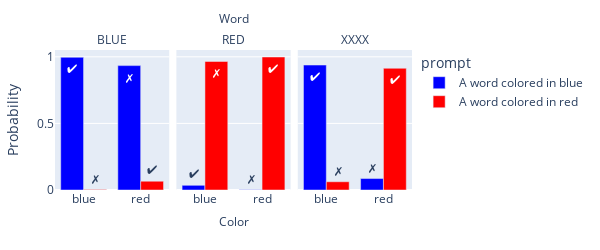
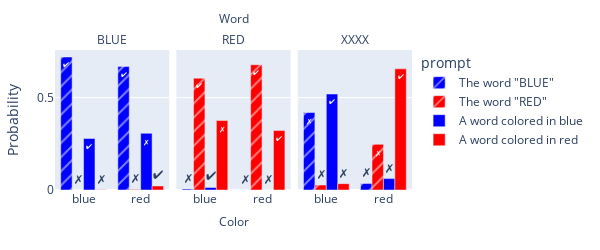
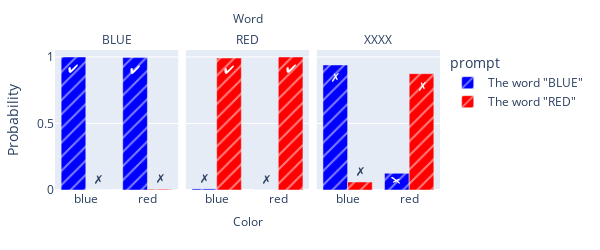

Here is the notebook cell these charts were saved with, in order:
### Code cell
prompts = df["prompt"].unique()
df['correct_str'] = df['correct'].map({True: "✔", False: "✗"})
df['prompt_str'] = '‘' + df['prompt'] + "’"
x_range = None
for experiment, experiment_df in df.groupby("experiment"):
    fig = px.bar(
        experiment_df,
        x="color",
        y="probability",
        color="prompt",
        text="correct_str",
        facet_col="word",
        color_discrete_map={"A word colored in blue": "blue", 
                            "A word colored in red": "red",
                            'The word "BLUE"': "blue",
                            'The word "RED"': "red"},
        pattern_shape="prompt",
        pattern_shape_map={"A word colored in blue": "", 
                            "A word colored in red": "",
                            'The word "BLUE"': "/",
                            'The word "RED"': "/"},
        hover_data=df.columns.tolist(),
        labels={"probability": "Probability", 
                "experiment": "Experiment", 
                'prompt_str': 'Prompt'},
        barmode="group",
        category_orders={"prompt": prompts, "color": ['blue','red'], "word": ["BLUE","RED","XXXX"]},
        width=600,
        height=250
        #range_x=[0, 1],
    )
    # remove Word= from the facet col 
    fig.for_each_annotation(lambda a: a.update(text=a.text.split("=")[-1]))
    fig.update_xaxes(title='')
    # add super x-label without arrow
    fig.add_annotation(x=0.5, y=-0.3, 
                       text="Color", 
                       xref='paper', yref='paper',
                       showarrow=False
                       )
    fig.add_annotation(x=0.5, y=+1.3, 
                text="Word", 
                xref='paper', yref='paper',
                showarrow=False
                )

    fig.update_yaxes(tickvals=[0, 0.5, 1], ticktext=["0", "0.5", "1"])
    fig.update_layout(margin=dict(l=50, r=50, t=50, b=60))


    # get current x-axis range

    fig.show()
    fig.write_image(f'../results/figures/{experiment}.png', scale=3)

### Figure 1 — Plotly figure (JSON) as saved in the notebook; plotly's stock layout.template omitted (floating-point values rounded to 4 significant figures)
{"data": [{"alignmentgroup": "True", "customdata": [["BLUE", "color_only", "A word colored in blue", "incongruent", false, null, "blue", "Color", "✗", "‘A word colored in blue’"], ["BLUE", "color_only", "A word colored in blue", "congruent", true, null, "blue", "Color", "✔", "‘A word colored in blue’"]], "hovertemplate": "prompt=%{customdata[2]}<br>word=%{customdata[0]}<br>color=%{x}<br>Probability=%{y}<br>correct_str=%{customdata[8]}<br>Experiment=%{customdata[1]}<br>condition=%{customdata[3]}<br>correct=%{customdata[4]}<br>prompt_word=%{customdata[5]}<br>prompt_color=%{customdata[6]}<br>experiment_str=%{customdata[7]}<br>Prompt=%{customdata[9]}<extra></extra>", "legendgroup": "A word colored in blue", "marker": {"color": "blue", "pattern": {"shape": ""}}, "name": "A word colored in blue", "offsetgroup": "A word colored in blue", "orientation": "v", "showlegend": true, "text": ["✗", "✔"], "textposition": "auto", "type": "bar", "x": ["red", "blue"], "xaxis": "x", "y": [0.934, 0.9964], "yaxis": "y"}, {"alignmentgroup": "True", "customdata": [["RED", "color_only", "A word colored in blue", "congruent", false, null, "blue", "Color", "✗", "‘A word colored in blue’"], ["RED", "color_only", "A word colored in blue", "incongruent", true, null, "blue", "Color", "✔", "‘A word colored in blue’"]], "hovertemplate": "prompt=%{customdata[2]}<br>word=%{customdata[0]}<br>color=%{x}<br>Probability=%{y}<br>correct_str=%{customdata[8]}<br>Experiment=%{customdata[1]}<br>condition=%{customdata[3]}<br>correct=%{customdata[4]}<br>prompt_word=%{customdata[5]}<br>prompt_color=%{customdata[6]}<br>experiment_str=%{customdata[7]}<br>Prompt=%{customdata[9]}<extra></extra>", "legendgroup": "A word colored in blue", "marker": {"color": "blue", "pattern": {"shape": ""}}, "name": "A word colored in blue", "offsetgroup": "A word colored in blue", "orientation": "v", "showlegend": false, "text": ["✗", "✔"], "textposition": "auto", "type": "bar", "x": ["red", "blue"], "xaxis": "x2", "y": [0.001374, 0.03477], "yaxis": "y2"}, {"alignmentgroup": "True", "customdata": [["XXXX", "color_only", "A word colored in blue", "neutral", false, null, "blue", "Color", "✗", "‘A word colored in blue’"], ["XXXX", "color_only", "A word colored in blue", "neutral", true, null, "blue", "Color", "✔", "‘A word colored in blue’"]], "hovertemplate": "prompt=%{customdata[2]}<br>word=%{customdata[0]}<br>color=%{x}<br>Probability=%{y}<br>correct_str=%{customdata[8]}<br>Experiment=%{customdata[1]}<br>condition=%{customdata[3]}<br>correct=%{customdata[4]}<br>prompt_word=%{customdata[5]}<br>prompt_color=%{customdata[6]}<br>experiment_str=%{customdata[7]}<br>Prompt=%{customdata[9]}<extra></extra>", "legendgroup": "A word colored in blue", "marker": {"color": "blue", "pattern": {"shape": ""}}, "name": "A word colored in blue", "offsetgroup": "A word colored in blue", "orientation": "v", "showlegend": false, "text": ["✗", "✔"], "textposition": "auto", "type": "bar", "x": ["red", "blue"], "xaxis": "x3", "y": [0.08598, 0.9381], "yaxis": "y3"}, {"alignmentgroup": "True", "customdata": [["BLUE", "color_only", "A word colored in red", "incongruent", true, null, "red", "Color", "✔", "‘A word colored in red’"], ["BLUE", "color_only", "A word colored in red", "congruent", false, null, "red", "Color", "✗", "‘A word colored in red’"]], "hovertemplate": "prompt=%{customdata[2]}<br>word=%{customdata[0]}<br>color=%{x}<br>Probability=%{y}<br>correct_str=%{customdata[8]}<br>Experiment=%{customdata[1]}<br>condition=%{customdata[3]}<br>correct=%{customdata[4]}<br>prompt_word=%{customdata[5]}<br>prompt_color=%{customdata[6]}<br>experiment_str=%{customdata[7]}<br>Prompt=%{customdata[9]}<extra></extra>", "legendgroup": "A word colored in red", "marker": {"color": "red", "pattern": {"shape": ""}}, "name": "A word colored in red", "offsetgroup": "A word colored in red", "orientation": "v", "showlegend": true, "text": ["✔", "✗"], "textposition": "auto", "type": "bar", "x": ["red", "blue"], "xaxis": "x", "y": [0.06605, 0.003585], "yaxis": "y"}, {"alignmentgroup": "True", "customdata": [["RED", "color_only", "A word colored in red", "congruent", true, null, "red", "Color", "✔", "‘A word colored in red’"], ["RED", "color_only", "A word colored in red", "incongruent", false, null, "red", "Color", "✗", "‘A word colored in red’"]], "hovertemplate": "prompt=%{customdata[2]}<br>word=%{customdata[0]}<br>color=%{x}<br>Probability=%{y}<br>correct_str=%{customdata[8]}<br>Experiment=%{customdata[1]}<br>condition=%{customdata[3]}<br>correct=%{customdata[4]}<br>prompt_word=%{customdata[5]}<br>prompt_color=%{customdata[6]}<br>experiment_str=%{customdata[7]}<br>Prompt=%{customdata[9]}<extra></extra>", "legendgroup": "A word colored in red", "marker": {"color": "red", "pattern": {"shape": ""}}, "name": "A word colored in red", "offsetgroup": "A word colored in red", "orientation": "v", "showlegend": false, "text": ["✔", "✗"], "textposition": "auto", "type": "bar", "x": ["red", "blue"], "xaxis": "x2", "y": [0.9986, 0.9652], "yaxis": "y2"}, {"alignmentgroup": "True", "customdata": [["XXXX", "color_only", "A word colored in red", "neutral", true, null, "red", "Color", "✔", "‘A word colored in red’"], ["XXXX", "color_only", "A word colored in red", "neutral", false, null, "red", "Color", "✗", "‘A word colored in red’"]], "hovertemplate": "prompt=%{customdata[2]}<br>word=%{customdata[0]}<br>color=%{x}<br>Probability=%{y}<br>correct_str=%{customdata[8]}<br>Experiment=%{customdata[1]}<br>condition=%{customdata[3]}<br>correct=%{customdata[4]}<br>prompt_word=%{customdata[5]}<br>prompt_color=%{customdata[6]}<br>experiment_str=%{customdata[7]}<br>Prompt=%{customdata[9]}<extra></extra>", "legendgroup": "A word colored in red", "marker": {"color": "red", "pattern": {"shape": ""}}, "name": "A word colored in red", "offsetgroup": "A word colored in red", "orientation": "v", "showlegend": false, "text": ["✔", "✗"], "textposition": "auto", "type": "bar", "x": ["red", "blue"], "xaxis": "x3", "y": [0.914, 0.0619], "yaxis": "y3"}], "layout": {"annotations": [{"showarrow": false, "text": "BLUE", "x": 0.16, "xanchor": "center", "xref": "paper", "y": 1, "yanchor": "bottom", "yref": "paper"}, {"showarrow": false, "text": "RED", "x": 0.5, "xanchor": "center", "xref": "paper", "y": 1, "yanchor": "bottom", "yref": "paper"}, {"showarrow": false, "text": "XXXX", "x": 0.84, "xanchor": "center", "xref": "paper", "y": 1, "yanchor": "bottom", "yref": "paper"}, {"showarrow": false, "text": "Color", "x": 0.5, "xref": "paper", "y": -0.3, "yref": "paper"}, {"showarrow": false, "text": "Word", "x": 0.5, "xref": "paper", "y": 1.3, "yref": "paper"}], "barmode": "group", "height": 250, "legend": {"title": {"text": "prompt"}, "tracegroupgap": 0}, "margin": {"b": 60, "l": 50, "r": 50, "t": 50}, "width": 600, "xaxis": {"anchor": "y", "categoryarray": ["blue", "red"], "categoryorder": "array", "domain": [0, 0.32], "title": {"text": ""}}, "xaxis2": {"anchor": "y2", "categoryarray": ["blue", "red"], "categoryorder": "array", "domain": [0.34, 0.66], "matches": "x", "title": {"text": ""}}, "xaxis3": {"anchor": "y3", "categoryarray": ["blue", "red"], "categoryorder": "array", "domain": [0.68, 1.0], "matches": "x", "title": {"text": ""}}, "yaxis": {"anchor": "x", "domain": [0, 1], "ticktext": ["0", "0.5", "1"], "tickvals": [0, 0.5, 1], "title": {"text": "Probability"}}, "yaxis2": {"anchor": "x2", "domain": [0, 1], "matches": "y", "showticklabels": false, "ticktext": ["0", "0.5", "1"], "tickvals": [0, 0.5, 1]}, "yaxis3": {"anchor": "x3", "domain": [0, 1], "matches": "y", "showticklabels": false, "ticktext": ["0", "0.5", "1"], "tickvals": [0, 0.5, 1]}}}

### Figure 2 — Plotly figure (JSON) as saved in the notebook; plotly's stock layout.template omitted (floating-point values rounded to 4 significant figures)
{"data": [{"alignmentgroup": "True", "customdata": [["BLUE", "combined", "The word \"BLUE\"", "incongruent", true, "BLUE", null, "Combined", "✔", "‘The word \"BLUE\"’"], ["BLUE", "combined", "The word \"BLUE\"", "congruent", true, "BLUE", null, "Combined", "✔", "‘The word \"BLUE\"’"]], "hovertemplate": "prompt=%{customdata[2]}<br>word=%{customdata[0]}<br>color=%{x}<br>Probability=%{y}<br>correct_str=%{customdata[8]}<br>Experiment=%{customdata[1]}<br>condition=%{customdata[3]}<br>correct=%{customdata[4]}<br>prompt_word=%{customdata[5]}<br>prompt_color=%{customdata[6]}<br>experiment_str=%{customdata[7]}<br>Prompt=%{customdata[9]}<extra></extra>", "legendgroup": "The word \"BLUE\"", "marker": {"color": "blue", "pattern": {"shape": "/"}}, "name": "The word \"BLUE\"", "offsetgroup": "The word \"BLUE\"", "orientation": "v", "showlegend": true, "text": ["✔", "✔"], "textposition": "auto", "type": "bar", "x": ["red", "blue"], "xaxis": "x", "y": [0.668, 0.7198], "yaxis": "y"}, {"alignmentgroup": "True", "customdata": [["RED", "combined", "The word \"BLUE\"", "congruent", false, "BLUE", null, "Combined", "✗", "‘The word \"BLUE\"’"], ["RED", "combined", "The word \"BLUE\"", "incongruent", false, "BLUE", null, "Combined", "✗", "‘The word \"BLUE\"’"]], "hovertemplate": "prompt=%{customdata[2]}<br>word=%{customdata[0]}<br>color=%{x}<br>Probability=%{y}<br>correct_str=%{customdata[8]}<br>Experiment=%{customdata[1]}<br>condition=%{customdata[3]}<br>correct=%{customdata[4]}<br>prompt_word=%{customdata[5]}<br>prompt_color=%{customdata[6]}<br>experiment_str=%{customdata[7]}<br>Prompt=%{customdata[9]}<extra></extra>", "legendgroup": "The word \"BLUE\"", "marker": {"color": "blue", "pattern": {"shape": "/"}}, "name": "The word \"BLUE\"", "offsetgroup": "The word \"BLUE\"", "orientation": "v", "showlegend": false, "text": ["✗", "✗"], "textposition": "auto", "type": "bar", "x": ["red", "blue"], "xaxis": "x2", "y": [0.0002226, 0.004983], "yaxis": "y2"}, {"alignmentgroup": "True", "customdata": [["XXXX", "combined", "The word \"BLUE\"", "neutral", false, "BLUE", null, "Combined", "✗", "‘The word \"BLUE\"’"], ["XXXX", "combined", "The word \"BLUE\"", "neutral", false, "BLUE", null, "Combined", "✗", "‘The word \"BLUE\"’"]], "hovertemplate": "prompt=%{customdata[2]}<br>word=%{customdata[0]}<br>color=%{x}<br>Probability=%{y}<br>correct_str=%{customdata[8]}<br>Experiment=%{customdata[1]}<br>condition=%{customdata[3]}<br>correct=%{customdata[4]}<br>prompt_word=%{customdata[5]}<br>prompt_color=%{customdata[6]}<br>experiment_str=%{customdata[7]}<br>Prompt=%{customdata[9]}<extra></extra>", "legendgroup": "The word \"BLUE\"", "marker": {"color": "blue", "pattern": {"shape": "/"}}, "name": "The word \"BLUE\"", "offsetgroup": "The word \"BLUE\"", "orientation": "v", "showlegend": false, "text": ["✗", "✗"], "textposition": "auto", "type": "bar", "x": ["red", "blue"], "xaxis": "x3", "y": [0.03546, 0.4194], "yaxis": "y3"}, {"alignmentgroup": "True", "customdata": [["BLUE", "combined", "The word \"RED\"", "incongruent", false, "RED", null, "Combined", "✗", "‘The word \"RED\"’"], ["BLUE", "combined", "The word \"RED\"", "congruent", false, "RED", null, "Combined", "✗", "‘The word \"RED\"’"]], "hovertemplate": "prompt=%{customdata[2]}<br>word=%{customdata[0]}<br>color=%{x}<br>Probability=%{y}<br>correct_str=%{customdata[8]}<br>Experiment=%{customdata[1]}<br>condition=%{customdata[3]}<br>correct=%{customdata[4]}<br>prompt_word=%{customdata[5]}<br>prompt_color=%{customdata[6]}<br>experiment_str=%{customdata[7]}<br>Prompt=%{customdata[9]}<extra></extra>", "legendgroup": "The word \"RED\"", "marker": {"color": "red", "pattern": {"shape": "/"}}, "name": "The word \"RED\"", "offsetgroup": "The word \"RED\"", "orientation": "v", "showlegend": true, "text": ["✗", "✗"], "textposition": "auto", "type": "bar", "x": ["red", "blue"], "xaxis": "x", "y": [0.003312, 0.000314], "yaxis": "y"}, {"alignmentgroup": "True", "customdata": [["RED", "combined", "The word \"RED\"", "congruent", true, "RED", null, "Combined", "✔", "‘The word \"RED\"’"], ["RED", "combined", "The word \"RED\"", "incongruent", true, "RED", null, "Combined", "✔", "‘The word \"RED\"’"]], "hovertemplate": "prompt=%{customdata[2]}<br>word=%{customdata[0]}<br>color=%{x}<br>Probability=%{y}<br>correct_str=%{customdata[8]}<br>Experiment=%{customdata[1]}<br>condition=%{customdata[3]}<br>correct=%{customdata[4]}<br>prompt_word=%{customdata[5]}<br>prompt_color=%{customdata[6]}<br>experiment_str=%{customdata[7]}<br>Prompt=%{customdata[9]}<extra></extra>", "legendgroup": "The word \"RED\"", "marker": {"color": "red", "pattern": {"shape": "/"}}, "name": "The word \"RED\"", "offsetgroup": "The word \"RED\"", "orientation": "v", "showlegend": false, "text": ["✔", "✔"], "textposition": "auto", "type": "bar", "x": ["red", "blue"], "xaxis": "x2", "y": [0.6777, 0.605], "yaxis": "y2"}, {"alignmentgroup": "True", "customdata": [["XXXX", "combined", "The word \"RED\"", "neutral", false, "RED", null, "Combined", "✗", "‘The word \"RED\"’"], ["XXXX", "combined", "The word \"RED\"", "neutral", false, "RED", null, "Combined", "✗", "‘The word \"RED\"’"]], "hovertemplate": "prompt=%{customdata[2]}<br>word=%{customdata[0]}<br>color=%{x}<br>Probability=%{y}<br>correct_str=%{customdata[8]}<br>Experiment=%{customdata[1]}<br>condition=%{customdata[3]}<br>correct=%{customdata[4]}<br>prompt_word=%{customdata[5]}<br>prompt_color=%{customdata[6]}<br>experiment_str=%{customdata[7]}<br>Prompt=%{customdata[9]}<extra></extra>", "legendgroup": "The word \"RED\"", "marker": {"color": "red", "pattern": {"shape": "/"}}, "name": "The word \"RED\"", "offsetgroup": "The word \"RED\"", "orientation": "v", "showlegend": false, "text": ["✗", "✗"], "textposition": "auto", "type": "bar", "x": ["red", "blue"], "xaxis": "x3", "y": [0.2469, 0.02691], "yaxis": "y3"}, {"alignmentgroup": "True", "customdata": [["BLUE", "combined", "A word colored in blue", "incongruent", false, null, "blue", "Combined", "✗", "‘A word colored in blue’"], ["BLUE", "combined", "A word colored in blue", "congruent", true, null, "blue", "Combined", "✔", "‘A word colored in blue’"]], "hovertemplate": "prompt=%{customdata[2]}<br>word=%{customdata[0]}<br>color=%{x}<br>Probability=%{y}<br>correct_str=%{customdata[8]}<br>Experiment=%{customdata[1]}<br>condition=%{customdata[3]}<br>correct=%{customdata[4]}<br>prompt_word=%{customdata[5]}<br>prompt_color=%{customdata[6]}<br>experiment_str=%{customdata[7]}<br>Prompt=%{customdata[9]}<extra></extra>", "legendgroup": "A word colored in blue", "marker": {"color": "blue", "pattern": {"shape": ""}}, "name": "A word colored in blue", "offsetgroup": "A word colored in blue", "orientation": "v", "showlegend": true, "text": ["✗", "✔"], "textposition": "auto", "type": "bar", "x": ["red", "blue"], "xaxis": "x", "y": [0.307, 0.2789], "yaxis": "y"}, {"alignmentgroup": "True", "customdata": [["RED", "combined", "A word colored in blue", "congruent", false, null, "blue", "Combined", "✗", "‘A word colored in blue’"], ["RED", "combined", "A word colored in blue", "incongruent", true, null, "blue", "Combined", "✔", "‘A word colored in blue’"]], "hovertemplate": "prompt=%{customdata[2]}<br>word=%{customdata[0]}<br>color=%{x}<br>Probability=%{y}<br>correct_str=%{customdata[8]}<br>Experiment=%{customdata[1]}<br>condition=%{customdata[3]}<br>correct=%{customdata[4]}<br>prompt_word=%{customdata[5]}<br>prompt_color=%{customdata[6]}<br>experiment_str=%{customdata[7]}<br>Prompt=%{customdata[9]}<extra></extra>", "legendgroup": "A word colored in blue", "marker": {"color": "blue", "pattern": {"shape": ""}}, "name": "A word colored in blue", "offsetgroup": "A word colored in blue", "orientation": "v", "showlegend": false, "text": ["✗", "✔"], "textposition": "auto", "type": "bar", "x": ["red", "blue"], "xaxis": "x2", "y": [0.0004425, 0.01356], "yaxis": "y2"}, {"alignmentgroup": "True", "customdata": [["XXXX", "combined", "A word colored in blue", "neutral", false, null, "blue", "Combined", "✗", "‘A word colored in blue’"], ["XXXX", "combined", "A word colored in blue", "neutral", true, null, "blue", "Combined", "✔", "‘A word colored in blue’"]], "hovertemplate": "prompt=%{customdata[2]}<br>word=%{customdata[0]}<br>color=%{x}<br>Probability=%{y}<br>correct_str=%{customdata[8]}<br>Experiment=%{customdata[1]}<br>condition=%{customdata[3]}<br>correct=%{customdata[4]}<br>prompt_word=%{customdata[5]}<br>prompt_color=%{customdata[6]}<br>experiment_str=%{customdata[7]}<br>Prompt=%{customdata[9]}<extra></extra>", "legendgroup": "A word colored in blue", "marker": {"color": "blue", "pattern": {"shape": ""}}, "name": "A word colored in blue", "offsetgroup": "A word colored in blue", "orientation": "v", "showlegend": false, "text": ["✗", "✔"], "textposition": "auto", "type": "bar", "x": ["red", "blue"], "xaxis": "x3", "y": [0.0617, 0.5194], "yaxis": "y3"}, {"alignmentgroup": "True", "customdata": [["BLUE", "combined", "A word colored in red", "incongruent", true, null, "red", "Combined", "✔", "‘A word colored in red’"], ["BLUE", "combined", "A word colored in red", "congruent", false, null, "red", "Combined", "✗", "‘A word colored in red’"]], "hovertemplate": "prompt=%{customdata[2]}<br>word=%{customdata[0]}<br>color=%{x}<br>Probability=%{y}<br>correct_str=%{customdata[8]}<br>Experiment=%{customdata[1]}<br>condition=%{customdata[3]}<br>correct=%{customdata[4]}<br>prompt_word=%{customdata[5]}<br>prompt_color=%{customdata[6]}<br>experiment_str=%{customdata[7]}<br>Prompt=%{customdata[9]}<extra></extra>", "legendgroup": "A word colored in red", "marker": {"color": "red", "pattern": {"shape": ""}}, "name": "A word colored in red", "offsetgroup": "A word colored in red", "orientation": "v", "showlegend": true, "text": ["✔", "✗"], "textposition": "auto", "type": "bar", "x": ["red", "blue"], "xaxis": "x", "y": [0.02171, 0.001004], "yaxis": "y"}, {"alignmentgroup": "True", "customdata": [["RED", "combined", "A word colored in red", "congruent", true, null, "red", "Combined", "✔", "‘A word colored in red’"], ["RED", "combined", "A word colored in red", "incongruent", false, null, "red", "Combined", "✗", "‘A word colored in red’"]], "hovertemplate": "prompt=%{customdata[2]}<br>word=%{customdata[0]}<br>color=%{x}<br>Probability=%{y}<br>correct_str=%{customdata[8]}<br>Experiment=%{customdata[1]}<br>condition=%{customdata[3]}<br>correct=%{customdata[4]}<br>prompt_word=%{customdata[5]}<br>prompt_color=%{customdata[6]}<br>experiment_str=%{customdata[7]}<br>Prompt=%{customdata[9]}<extra></extra>", "legendgroup": "A word colored in red", "marker": {"color": "red", "pattern": {"shape": ""}}, "name": "A word colored in red", "offsetgroup": "A word colored in red", "orientation": "v", "showlegend": false, "text": ["✔", "✗"], "textposition": "auto", "type": "bar", "x": ["red", "blue"], "xaxis": "x2", "y": [0.3216, 0.3765], "yaxis": "y2"}, {"alignmentgroup": "True", "customdata": [["XXXX", "combined", "A word colored in red", "neutral", true, null, "red", "Combined", "✔", "‘A word colored in red’"], ["XXXX", "combined", "A word colored in red", "neutral", false, null, "red", "Combined", "✗", "‘A word colored in red’"]], "hovertemplate": "prompt=%{customdata[2]}<br>word=%{customdata[0]}<br>color=%{x}<br>Probability=%{y}<br>correct_str=%{customdata[8]}<br>Experiment=%{customdata[1]}<br>condition=%{customdata[3]}<br>correct=%{customdata[4]}<br>prompt_word=%{customdata[5]}<br>prompt_color=%{customdata[6]}<br>experiment_str=%{customdata[7]}<br>Prompt=%{customdata[9]}<extra></extra>", "legendgroup": "A word colored in red", "marker": {"color": "red", "pattern": {"shape": ""}}, "name": "A word colored in red", "offsetgroup": "A word colored in red", "orientation": "v", "showlegend": false, "text": ["✔", "✗"], "textposition": "auto", "type": "bar", "x": ["red", "blue"], "xaxis": "x3", "y": [0.6559, 0.03428], "yaxis": "y3"}], "layout": {"annotations": [{"showarrow": false, "text": "BLUE", "x": 0.16, "xanchor": "center", "xref": "paper", "y": 1, "yanchor": "bottom", "yref": "paper"}, {"showarrow": false, "text": "RED", "x": 0.5, "xanchor": "center", "xref": "paper", "y": 1, "yanchor": "bottom", "yref": "paper"}, {"showarrow": false, "text": "XXXX", "x": 0.84, "xanchor": "center", "xref": "paper", "y": 1, "yanchor": "bottom", "yref": "paper"}, {"showarrow": false, "text": "Color", "x": 0.5, "xref": "paper", "y": -0.3, "yref": "paper"}, {"showarrow": false, "text": "Word", "x": 0.5, "xref": "paper", "y": 1.3, "yref": "paper"}], "barmode": "group", "height": 250, "legend": {"title": {"text": "prompt"}, "tracegroupgap": 0}, "margin": {"b": 60, "l": 50, "r": 50, "t": 50}, "width": 600, "xaxis": {"anchor": "y", "categoryarray": ["blue", "red"], "categoryorder": "array", "domain": [0, 0.32], "title": {"text": ""}}, "xaxis2": {"anchor": "y2", "categoryarray": ["blue", "red"], "categoryorder": "array", "domain": [0.34, 0.66], "matches": "x", "title": {"text": ""}}, "xaxis3": {"anchor": "y3", "categoryarray": ["blue", "red"], "categoryorder": "array", "domain": [0.68, 1.0], "matches": "x", "title": {"text": ""}}, "yaxis": {"anchor": "x", "domain": [0, 1], "ticktext": ["0", "0.5", "1"], "tickvals": [0, 0.5, 1], "title": {"text": "Probability"}}, "yaxis2": {"anchor": "x2", "domain": [0, 1], "matches": "y", "showticklabels": false, "ticktext": ["0", "0.5", "1"], "tickvals": [0, 0.5, 1]}, "yaxis3": {"anchor": "x3", "domain": [0, 1], "matches": "y", "showticklabels": false, "ticktext": ["0", "0.5", "1"], "tickvals": [0, 0.5, 1]}}}

### Figure 3 — Plotly figure (JSON) as saved in the notebook; plotly's stock layout.template omitted (floating-point values rounded to 4 significant figures)
{"data": [{"alignmentgroup": "True", "customdata": [["BLUE", "meaning_only", "The word \"BLUE\"", "incongruent", true, "BLUE", null, "Word", "✔", "‘The word \"BLUE\"’"], ["BLUE", "meaning_only", "The word \"BLUE\"", "congruent", true, "BLUE", null, "Word", "✔", "‘The word \"BLUE\"’"]], "hovertemplate": "prompt=%{customdata[2]}<br>word=%{customdata[0]}<br>color=%{x}<br>Probability=%{y}<br>correct_str=%{customdata[8]}<br>Experiment=%{customdata[1]}<br>condition=%{customdata[3]}<br>correct=%{customdata[4]}<br>prompt_word=%{customdata[5]}<br>prompt_color=%{customdata[6]}<br>experiment_str=%{customdata[7]}<br>Prompt=%{customdata[9]}<extra></extra>", "legendgroup": "The word \"BLUE\"", "marker": {"color": "blue", "pattern": {"shape": "/"}}, "name": "The word \"BLUE\"", "offsetgroup": "The word \"BLUE\"", "orientation": "v", "showlegend": true, "text": ["✔", "✔"], "textposition": "auto", "type": "bar", "x": ["red", "blue"], "xaxis": "x", "y": [0.9951, 0.9996], "yaxis": "y"}, {"alignmentgroup": "True", "customdata": [["RED", "meaning_only", "The word \"BLUE\"", "congruent", false, "BLUE", null, "Word", "✗", "‘The word \"BLUE\"’"], ["RED", "meaning_only", "The word \"BLUE\"", "incongruent", false, "BLUE", null, "Word", "✗", "‘The word \"BLUE\"’"]], "hovertemplate": "prompt=%{customdata[2]}<br>word=%{customdata[0]}<br>color=%{x}<br>Probability=%{y}<br>correct_str=%{customdata[8]}<br>Experiment=%{customdata[1]}<br>condition=%{customdata[3]}<br>correct=%{customdata[4]}<br>prompt_word=%{customdata[5]}<br>prompt_color=%{customdata[6]}<br>experiment_str=%{customdata[7]}<br>Prompt=%{customdata[9]}<extra></extra>", "legendgroup": "The word \"BLUE\"", "marker": {"color": "blue", "pattern": {"shape": "/"}}, "name": "The word \"BLUE\"", "offsetgroup": "The word \"BLUE\"", "orientation": "v", "showlegend": false, "text": ["✗", "✗"], "textposition": "auto", "type": "bar", "x": ["red", "blue"], "xaxis": "x2", "y": [0.0003284, 0.008169], "yaxis": "y2"}, {"alignmentgroup": "True", "customdata": [["XXXX", "meaning_only", "The word \"BLUE\"", "neutral", false, "BLUE", null, "Word", "✗", "‘The word \"BLUE\"’"], ["XXXX", "meaning_only", "The word \"BLUE\"", "neutral", false, "BLUE", null, "Word", "✗", "‘The word \"BLUE\"’"]], "hovertemplate": "prompt=%{customdata[2]}<br>word=%{customdata[0]}<br>color=%{x}<br>Probability=%{y}<br>correct_str=%{customdata[8]}<br>Experiment=%{customdata[1]}<br>condition=%{customdata[3]}<br>correct=%{customdata[4]}<br>prompt_word=%{customdata[5]}<br>prompt_color=%{customdata[6]}<br>experiment_str=%{customdata[7]}<br>Prompt=%{customdata[9]}<extra></extra>", "legendgroup": "The word \"BLUE\"", "marker": {"color": "blue", "pattern": {"shape": "/"}}, "name": "The word \"BLUE\"", "offsetgroup": "The word \"BLUE\"", "orientation": "v", "showlegend": false, "text": ["✗", "✗"], "textposition": "auto", "type": "bar", "x": ["red", "blue"], "xaxis": "x3", "y": [0.1256, 0.9397], "yaxis": "y3"}, {"alignmentgroup": "True", "customdata": [["BLUE", "meaning_only", "The word \"RED\"", "incongruent", false, "RED", null, "Word", "✗", "‘The word \"RED\"’"], ["BLUE", "meaning_only", "The word \"RED\"", "congruent", false, "RED", null, "Word", "✗", "‘The word \"RED\"’"]], "hovertemplate": "prompt=%{customdata[2]}<br>word=%{customdata[0]}<br>color=%{x}<br>Probability=%{y}<br>correct_str=%{customdata[8]}<br>Experiment=%{customdata[1]}<br>condition=%{customdata[3]}<br>correct=%{customdata[4]}<br>prompt_word=%{customdata[5]}<br>prompt_color=%{customdata[6]}<br>experiment_str=%{customdata[7]}<br>Prompt=%{customdata[9]}<extra></extra>", "legendgroup": "The word \"RED\"", "marker": {"color": "red", "pattern": {"shape": "/"}}, "name": "The word \"RED\"", "offsetgroup": "The word \"RED\"", "orientation": "v", "showlegend": true, "text": ["✗", "✗"], "textposition": "auto", "type": "bar", "x": ["red", "blue"], "xaxis": "x", "y": [0.004934, 0.000436], "yaxis": "y"}, {"alignmentgroup": "True", "customdata": [["RED", "meaning_only", "The word \"RED\"", "congruent", true, "RED", null, "Word", "✔", "‘The word \"RED\"’"], ["RED", "meaning_only", "The word \"RED\"", "incongruent", true, "RED", null, "Word", "✔", "‘The word \"RED\"’"]], "hovertemplate": "prompt=%{customdata[2]}<br>word=%{customdata[0]}<br>color=%{x}<br>Probability=%{y}<br>correct_str=%{customdata[8]}<br>Experiment=%{customdata[1]}<br>condition=%{customdata[3]}<br>correct=%{customdata[4]}<br>prompt_word=%{customdata[5]}<br>prompt_color=%{customdata[6]}<br>experiment_str=%{customdata[7]}<br>Prompt=%{customdata[9]}<extra></extra>", "legendgroup": "The word \"RED\"", "marker": {"color": "red", "pattern": {"shape": "/"}}, "name": "The word \"RED\"", "offsetgroup": "The word \"RED\"", "orientation": "v", "showlegend": false, "text": ["✔", "✔"], "textposition": "auto", "type": "bar", "x": ["red", "blue"], "xaxis": "x2", "y": [0.9997, 0.9918], "yaxis": "y2"}, {"alignmentgroup": "True", "customdata": [["XXXX", "meaning_only", "The word \"RED\"", "neutral", false, "RED", null, "Word", "✗", "‘The word \"RED\"’"], ["XXXX", "meaning_only", "The word \"RED\"", "neutral", false, "RED", null, "Word", "✗", "‘The word \"RED\"’"]], "hovertemplate": "prompt=%{customdata[2]}<br>word=%{customdata[0]}<br>color=%{x}<br>Probability=%{y}<br>correct_str=%{customdata[8]}<br>Experiment=%{customdata[1]}<br>condition=%{customdata[3]}<br>correct=%{customdata[4]}<br>prompt_word=%{customdata[5]}<br>prompt_color=%{customdata[6]}<br>experiment_str=%{customdata[7]}<br>Prompt=%{customdata[9]}<extra></extra>", "legendgroup": "The word \"RED\"", "marker": {"color": "red", "pattern": {"shape": "/"}}, "name": "The word \"RED\"", "offsetgroup": "The word \"RED\"", "orientation": "v", "showlegend": false, "text": ["✗", "✗"], "textposition": "auto", "type": "bar", "x": ["red", "blue"], "xaxis": "x3", "y": [0.8744, 0.06031], "yaxis": "y3"}], "layout": {"annotations": [{"showarrow": false, "text": "BLUE", "x": 0.16, "xanchor": "center", "xref": "paper", "y": 1, "yanchor": "bottom", "yref": "paper"}, {"showarrow": false, "text": "RED", "x": 0.5, "xanchor": "center", "xref": "paper", "y": 1, "yanchor": "bottom", "yref": "paper"}, {"showarrow": false, "text": "XXXX", "x": 0.84, "xanchor": "center", "xref": "paper", "y": 1, "yanchor": "bottom", "yref": "paper"}, {"showarrow": false, "text": "Color", "x": 0.5, "xref": "paper", "y": -0.3, "yref": "paper"}, {"showarrow": false, "text": "Word", "x": 0.5, "xref": "paper", "y": 1.3, "yref": "paper"}], "barmode": "group", "height": 250, "legend": {"title": {"text": "prompt"}, "tracegroupgap": 0}, "margin": {"b": 60, "l": 50, "r": 50, "t": 50}, "width": 600, "xaxis": {"anchor": "y", "categoryarray": ["blue", "red"], "categoryorder": "array", "domain": [0, 0.32], "title": {"text": ""}}, "xaxis2": {"anchor": "y2", "categoryarray": ["blue", "red"], "categoryorder": "array", "domain": [0.34, 0.66], "matches": "x", "title": {"text": ""}}, "xaxis3": {"anchor": "y3", "categoryarray": ["blue", "red"], "categoryorder": "array", "domain": [0.68, 1.0], "matches": "x", "title": {"text": ""}}, "yaxis": {"anchor": "x", "domain": [0, 1], "ticktext": ["0", "0.5", "1"], "tickvals": [0, 0.5, 1], "title": {"text": "Probability"}}, "yaxis2": {"anchor": "x2", "domain": [0, 1], "matches": "y", "showticklabels": false, "ticktext": ["0", "0.5", "1"], "tickvals": [0, 0.5, 1]}, "yaxis3": {"anchor": "x3", "domain": [0, 1], "matches": "y", "showticklabels": false, "ticktext": ["0", "0.5", "1"], "tickvals": [0, 0.5, 1]}}}
